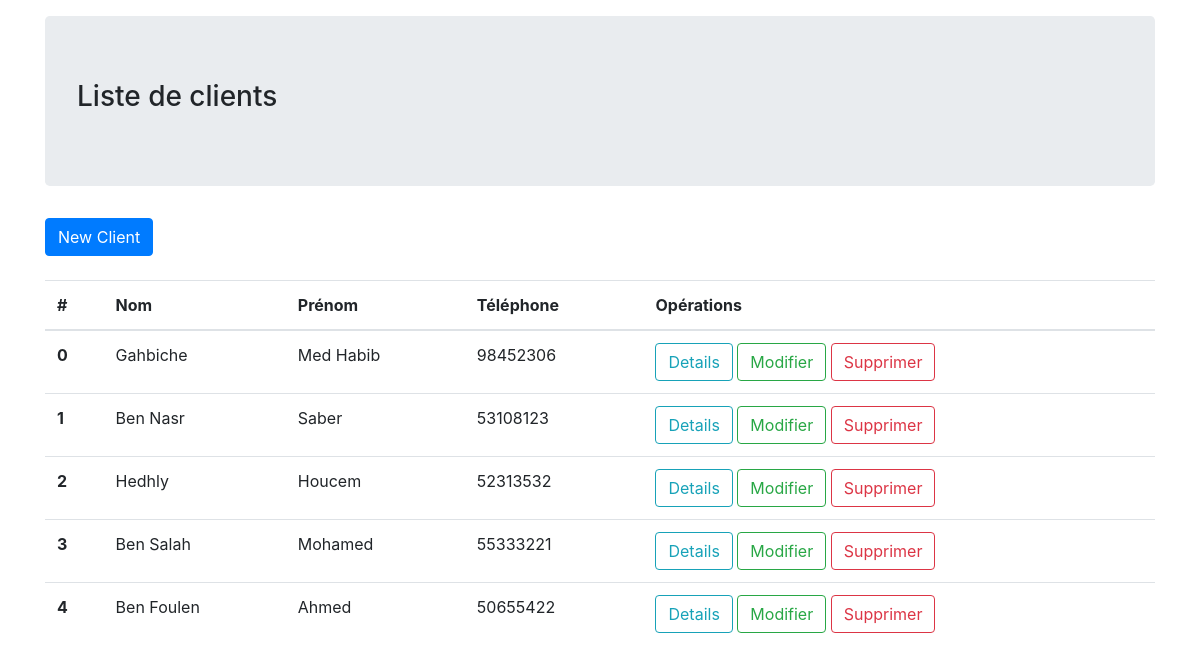
The page / on the database its author committed.
### tables this page shows
CREATE TABLE IF NOT EXISTS `clients` (
  `id` tinyint(3) UNSIGNED NOT NULL AUTO_INCREMENT,
  `nom` varchar(50) NOT NULL,
  `prenom` varchar(50) NOT NULL,
  `datenaissance` varchar(10) NOT NULL,
  `adresse` varchar(70) NOT NULL,
  `tel` int(11) NOT NULL,
  PRIMARY KEY (`id`)
);

### index.php (called while the page is built)
<?php
include 'classes/client.class.php';
$client = new Client();
$clientsList = $client->getAllClients()->fetchAll(PDO::FETCH_ASSOC);
include 'index.phtml';

### classes/client.class.php (called while the page is built, shortened)
<?php
require 'database.class.php';
class Client
{
    private $pdo;
    public function __construct()
    {
        $conn = new Database();
        $this->pdo = $conn->getConnection();
    }
    public function getAllClients()
    {
        try {
            $sql = "SELECT * FROM clients";
            $query = $this->pdo->prepare($sql);
            $query->execute();
            return $query;
        } catch (PDOException $e) {
            echo $e->getMessage();
        }
    }
}

### classes/database.class.php (called while the page is built)
<?php
class Database
{
    private $host = 'localhost';
    private $dbname = 'gestioncb';
    private $user = 'root';
    private $pwd = '';
    public $connection = null;
    public function __construct()
    {
        try {
            $this->connection = new PDO(
                'mysql:host=' . $this->host . ';dbname=' . $this->dbname,
                $this->user,
                $this->pwd
            );
        } catch (PDOException $e) {
            echo $e->getMessage();
        }
    }
    public function getConnection()
    {
        return $this->connection;
    }
}

### index.phtml (the view, shortened to what this page needs)
<!DOCTYPE html>
<html lang="en">
<head>
    <link rel="stylesheet" href="https://cdn.jsdelivr.net/npm/bootstrap@4.6.0/dist/css/bootstrap.min.css">
</head>
<body>
    <div class="container py-3">
        <div class="jumbotron">
            <h3>Liste de clients</h3>
        </div>
        <a href="create.php" class="btn btn-primary">New Client</a><br><br>
        <table class="table table-hover">
            <thead>
                <tr>
                    <th>#</th>
                    <th>Nom</th>
                    <th>Prénom</th>
                    <th>Téléphone</th>
                    <th>Opérations</th>
                </tr>
            </thead>
            <tbody>
                <?php
                foreach ($clientsList as $key => $client) : ?>
                    <tr>
                        <th><?= $key ?></th>
                        <td><?= $client['nom'] ?></td>
                        <td><?= $client['prenom'] ?></td>
                        <td><?= $client['tel'] ?></td>
                        <td>
                            <a href="#" class="btn btn-outline-info">Details</a>
                            <a href="#" class="btn btn-outline-success">Modifier</a>
                            <a href="#" class="btn btn-outline-danger">Supprimer</a>
                        </td>
                    </tr>
                <?php endforeach; ?>
            </tbody>
        </table>
    </div>
</body>
</html>

### rows shown on the page
clients: key "0", nom "Gahbiche", prenom "Med Habib", tel "98452306"
clients: key "1", nom "Ben Nasr", prenom "Saber", tel "53108123"
clients: key "2", nom "Hedhly", prenom "Houcem", tel "52313532"
clients: key "3", nom "Ben Salah", prenom "Mohamed", tel "55333221"
clients: key "4", nom "Ben Foulen", prenom "Ahmed", tel "50655422"
